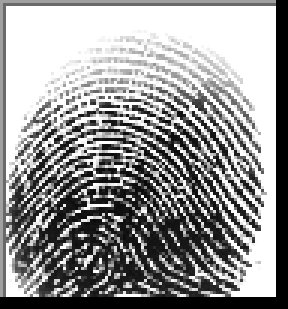
#> input picture data/SOCOFing/Real/104__M/104__M_Left_little_finger.BMP, 96 x 103 px (shown 3 times larger)
$ python -i feat_forensic.py   (imports and definitions only)   (older library calls are emulated)
#> lines starting #> are read from the running program, lines starting #| are printed output that depends on the picture; after the words box and inside, x2 and y2 are one past the last pixel; in counts of white or black regions, pixels touching at a corner belong together
#> further down, picture is the input picture: shape (103, 96); min 0, max 255, mean 150.8
"""
Forensic fingerprint feature extraction.
Extracts biological consistency features for fingerprint alteration detection.
"""

from __future__ import annotations
import numpy as np
import pandas as pd
import cv2
from pathlib import Path
from skimage import morphology, measure
from . import config, utils, preprocess


def extract_biological_features(image):
    """
    Extract biological consistency features from fingerprint image.

    Args:
        image: Preprocessed fingerprint image

    Returns:
        Dictionary of biological features
    """
    features = {}

    # Basic image statistics
    features['mean_intensity'] = np.mean(image)
    features['std_intensity'] = np.std(image)
    features['median_intensity'] = np.median(image)

    # Ridge density estimation (simplified)
    # Apply threshold to get binary ridge map
    _, binary = cv2.threshold(image, 0, 255, cv2.THRESH_BINARY + cv2.THRESH_OTSU)
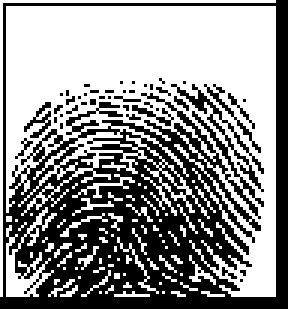
#> binary: shape (103, 96) (shown 3 times larger); 56.6% white; 42 black regions (38 under 20 px), largest, box (x1, y1, x2, y2) and area: (0, 0, 96, 103) 4050, (68, 28, 87, 51) 44, (8, 34, 17, 46) 39, (44, 35, 58, 42) 29

    # Skeletonize to get ridge structure
    skeleton = morphology.skeletonize(binary.astype(bool))
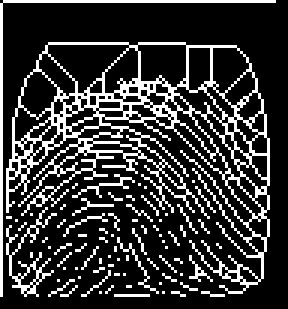
#> skeleton: shape (103, 96) bool (shown 3 times larger); 21.1% white in thin lines or dots

    # Count ridge pixels
    ridge_pixels = np.sum(skeleton)
#> ridge_pixels = 2083
    total_pixels = image.shape[0] * image.shape[1]
#> total_pixels = 9888
    features['ridge_density'] = ridge_pixels / total_pixels

    # Ridge thickness variation
    kernel = cv2.getStructuringElement(cv2.MORPH_ELLIPSE, (3, 3))
    dilated = cv2.dilate(skeleton.astype(np.uint8), kernel, iterations=1)
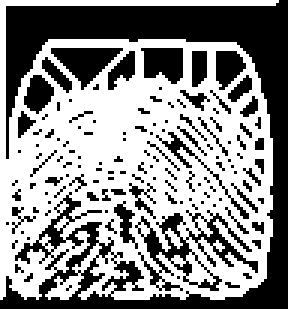
#> dilated: shape (103, 96) (shown 3 times larger); values 0 (black) and 1 (white), 55.4% white; 130 black regions (113 under 20 px), largest, box (x1, y1, x2, y2) and area: (0, 0, 96, 103) 2680, (45, 70, 86, 97) 358, (17, 16, 41, 30) 170
    eroded = cv2.erode(skeleton.astype(np.uint8), kernel, iterations=1)
#> eroded: shape (103, 96); values 0 (black) and 1 (white), 0.08% white in thin lines or dots, all inside (x1, y1, x2, y2) = (10, 27, 81, 55)
    features['ridge_thickness_variation'] = np.std(dilated - eroded)

    # Local orientation consistency (simplified)
    sobelx = cv2.Sobel(image, cv2.CV_64F, 1, 0, ksize=5)
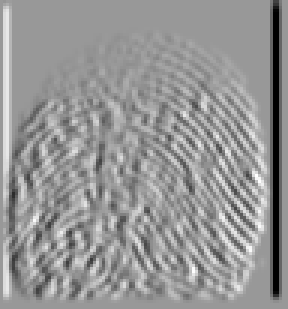
#> sobelx: shape (103, 96) float64 (shown 3 times larger); min -12240, max 8230, mean -183; drawn with min black and max white
    sobely = cv2.Sobel(image, cv2.CV_64F, 0, 1, ksize=5)
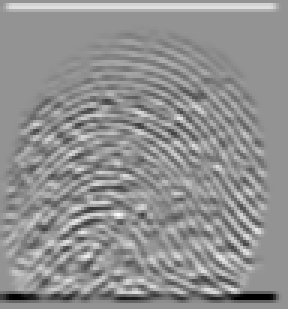
#> sobely: shape (103, 96) float64 (shown 3 times larger); min -12240, max 8939, mean -171.8; drawn with min black and max white
    orientation = np.arctan2(sobely, sobelx)
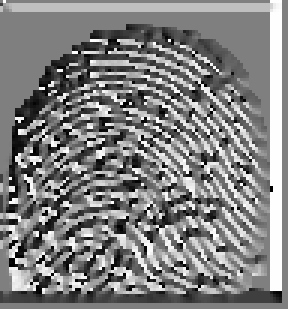
#> orientation: shape (103, 96) float64 (shown 3 times larger); min -3.14, max 3.14, mean 0.0476; drawn with min black and max white
    features['orientation_consistency'] = np.std(orientation)

    # Minutiae-like features (simplified ridge endings and bifurcations)
    # This is a very basic approximation
    features['ridge_endings'] = np.sum(cv2.cornerHarris(skeleton.astype(np.float32), 2, 3, 0.04) > 0.01)
    features['ridge_bifurcations'] = np.sum(cv2.cornerHarris(skeleton.astype(np.float32), 2, 3, 0.04) > 0.02)

    # Texture homogeneity
    glcm = cv2.calcHist([image], [0], None, [256], [0, 256])
#> glcm = 256 values, max 3181 at index 255, min 0 at index 1, mean 38.62
    features['texture_homogeneity'] = np.sum(glcm * glcm) / np.sum(glcm)**2

    # Frequency domain features
    f_transform = np.fft.fft2(image)
    f_shift = np.fft.fftshift(f_transform)
    magnitude_spectrum = 20 * np.log(np.abs(f_shift) + 1)
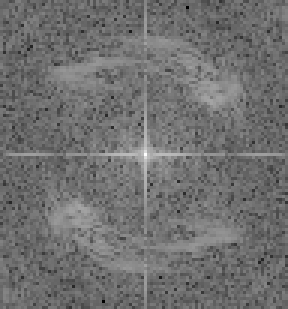
#> magnitude_spectrum: shape (103, 96) float64 (shown 3 times larger); min 74.15, max 284.3, mean 166.9; drawn with min black and max white

    # Dominant frequency
    features['dominant_frequency'] = np.argmax(np.sum(magnitude_spectrum, axis=0))

    # Spectral centroid
    freq_bins = np.arange(magnitude_spectrum.shape[1])
#> freq_bins = 96 values from 0 to 95
    features['spectral_centroid'] = np.sum(freq_bins * np.sum(magnitude_spectrum, axis=0)) / np.sum(magnitude_spectrum)

    return features


# [50 lines left out: function main, not called in this run]


# [2 lines not run here, left out]

>>> import cv2
>>> picture = cv2.imread('../data/SOCOFing/Real/104__M/104__M_Left_little_finger.BMP', cv2.IMREAD_GRAYSCALE)
>>> result = extract_biological_features(picture)
#> result = 11 items
